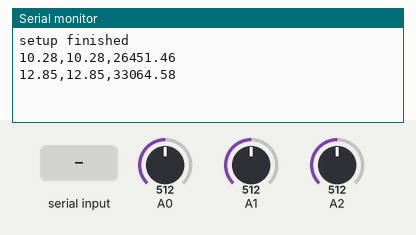
Bench run of a sketch on a simulated Arduino Mega 2560, built with avr-gcc and run on an emulated ATmega2560. Parts: the last lines printed to the serial monitor. The inputs (shaded band) are chosen by the test bench; at power-on: A0 = 512, A1 = 512, A2 = 512.

Above: at 1.2 s.
1.3 s: A0 set to 0
At 1.9 s:
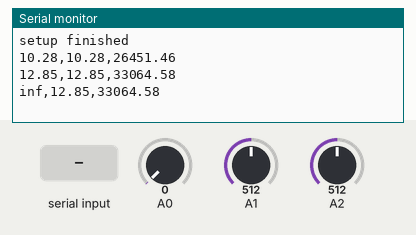
3.5 s: A1 set to 0
At 4.4 s:
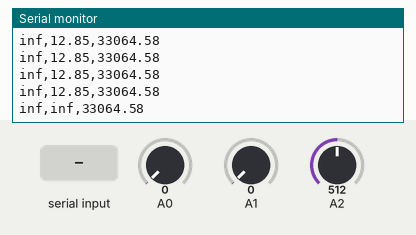
6.0 s: "g" received over the second serial link
7.5 s: A0 set to 122
At 8.4 s:
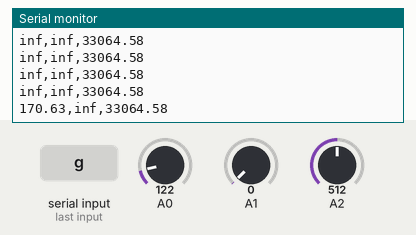
10.0 s: A2 set to 716
At 10.4 s:
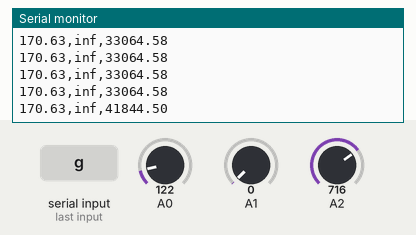
11.5 s: A1 set to 122
At 11.9 s:
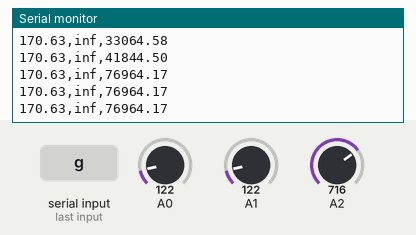
Timing chart, 0 to 14.0 s (numbered marks = the images above; inputs shaded):
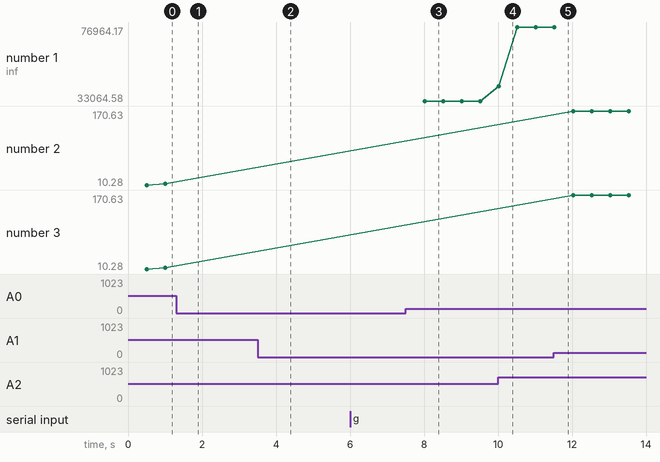

Measured:
- after the input at 1.3 s, the serial monitor: prints a new line after 0.21 s (image 1)
- after the input at 3.5 s, the serial monitor: prints a new line after 0.51 s (image 2)
- after the input at 7.5 s, the serial monitor: prints a new line after 0.52 s (image 3)
- after the input at 10.0 s, the serial monitor: prints a new line at once (image 4)
- plotted number 1: 33064.58 → 76964.17 after the input at 10.0 s

The sketch:

main.ino
```cpp
#define Vcc 5.0

class timer { //unsigned long interval
  public:
    timer(unsigned long interval) : _last(millis() ), _interval(interval) {}

    bool isLegal() {
      unsigned long now = millis();
      if (now - _last > _interval){
        _last = now;
        return true;
      }

      return false;
    }

  private :
    unsigned long _last;
    const unsigned long _interval;

};

class RDetect { //int pin, float r, unsigned ave = 5, unsigned t = 100
  public:
    RDetect(int pin, float r, unsigned ave = 5, unsigned t = 100) : _pin(pin), _refR(r), _ave(ave), _timer(t), _idx(0) {
      pinMode(pin, INPUT);
      _buffer = new float[ave];
      for(unsigned i = 0; i < ave; ++i)_buffer[i] = -1.0;
    }
    ~RDetect(){ delete [] _buffer; }

    void loop() {
      unsigned long now = millis();
      if(_timer.isLegal() ){
        _buffer[_idx] = getR();

        _idx = (_idx+1) % _ave;
      }
    }

    float getAveR(){
      float ans = 0.0;
      for(int i = 0; i < _ave; ++i)ans += _buffer[i];

      return ans / _ave;
    }

  protected :
    float* _buffer;
    const unsigned _ave;

  private:
    timer _timer;
    const int _pin;
    const float _refR;
    unsigned _idx;

    float getV() { return analogRead(_pin)* Vcc /1023.0; }
    float getR() {
      float v = getV();
      if(v == 5.0 ) return -1;
      return _refR / (Vcc - v) * v;
    }
};

class FSR : public RDetect {  //int pin, float r, unsigned ave = 5, unsigned t = 100
  public :
    FSR(int pin, float r, unsigned ave = 5, unsigned t = 100) :RDetect(pin, r, ave = 5, t = 100) {}

    float getAveF() {
      float ans = 0.0;
      for(int i = 0; i < _ave; ++i) ans += getF(_buffer[i] );
      return ans / _ave;
    }

  private :
    float getF(float r) {
      if(r == -1.0)return 0.0;
      return r < 30000 ? exp(log(r)*-1.292 + 11.481) : exp(log(r)*-0.592 + 4.503);
      }
};

FSR fsr1(A0, 1000);
FSR fsr2(A1, 1000);
RDetect bsr = RDetect(A2, 33000);
timer serialPrint(500);

void setup() {
  // put your setup code here, to run once:
  Serial.begin(115200);
  Serial1.begin(115200);
  Serial.println("setup finished");
}

void loop() {
  // put your main code here, to run repeatedly:
  fsr1.loop();
  fsr2.loop();
  bsr.loop();

  if(serialPrint.isLegal() ){
    Serial.print(fsr1.getAveF() );
    Serial.print(",");
    Serial.print(fsr2.getAveF() );
    Serial.print(",");
    Serial.println(bsr.getAveR() );
  }

  if(Serial1.read() == 'g') {
    Serial.println("==========Network Access==========");
    //String ans = "{\"FSR1\":" + to_string(fsr1.getAveF() ) + ",\"FSR2\":" + to_string(fsr2.getAveF() ) + ",\"BSR\":" + to_string(bsr.getAveR() ) + "}";
    //Serial1.println(ans);
    Serial1.println(fsr1.getAveF() );
    Serial1.println(fsr2.getAveF() );
    Serial1.println(bsr.getAveR() );
  }
}
```
